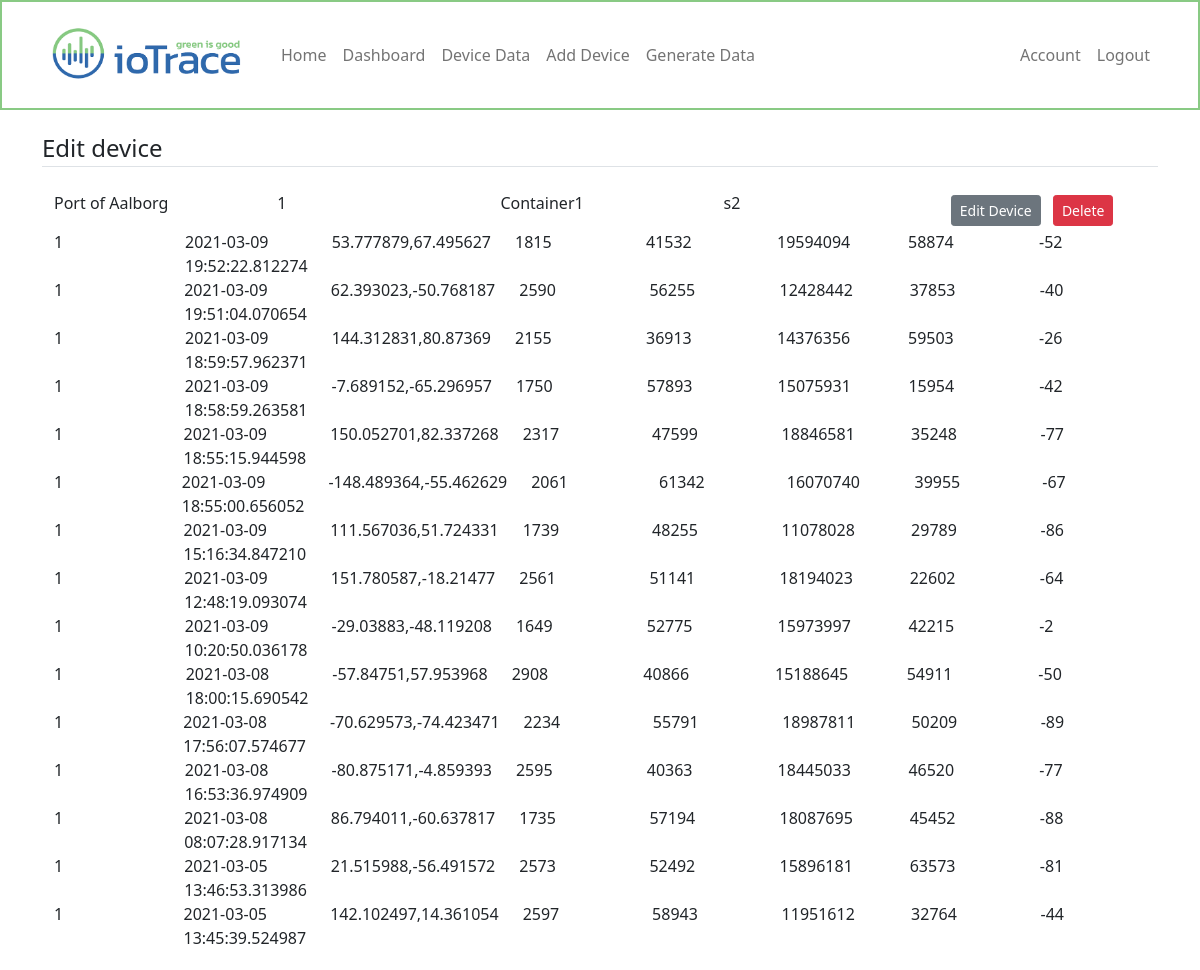
The page /dashboard/device/data/1 (signed in) on the database as committed earlier.
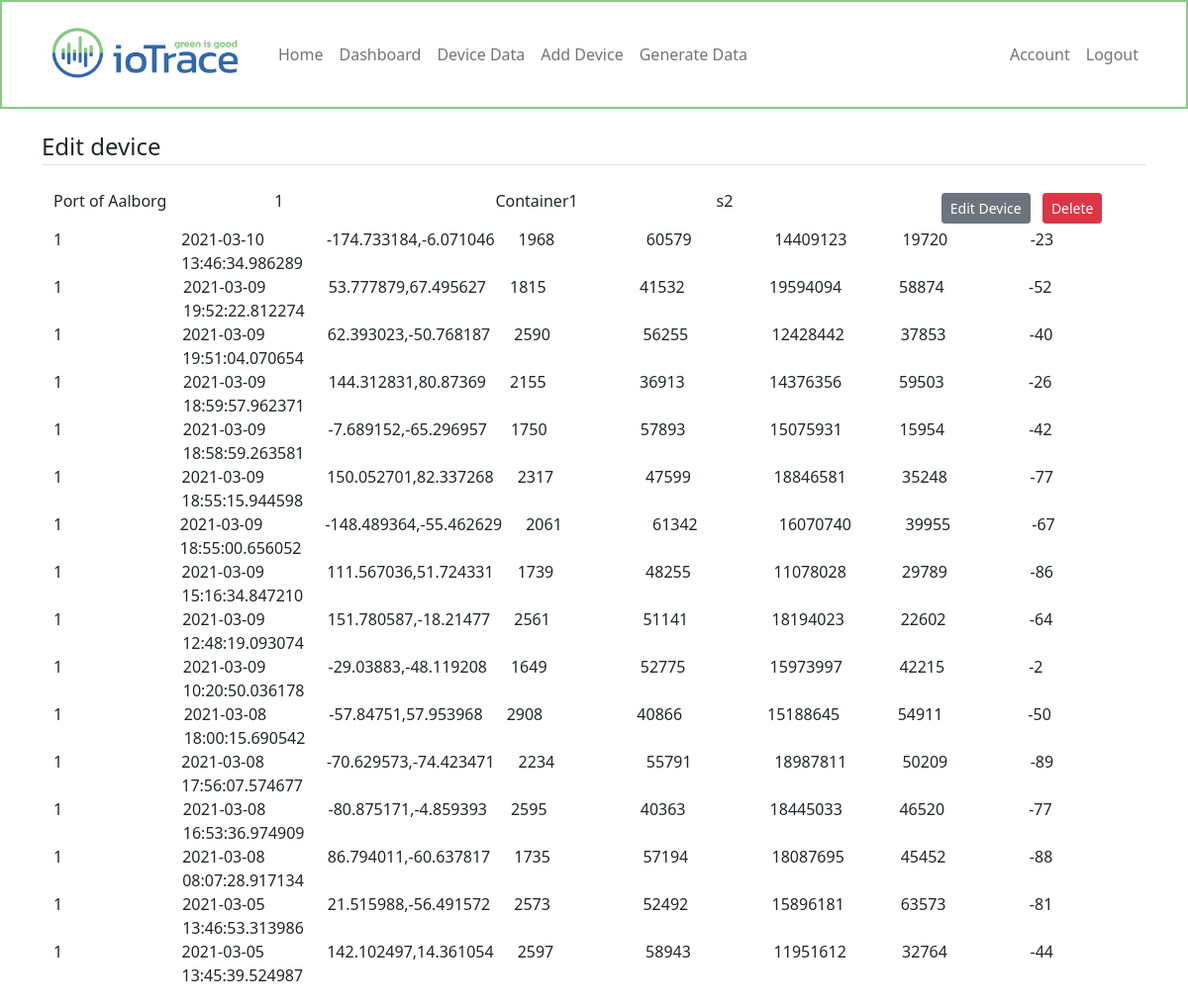
The same page on the database as committed later.
### iotrace/models.py (models this page shows, shortened)
class User(db.Model, UserMixin):
    id = db.Column(db.Integer, primary_key=True)
    username = db.Column(db.String(20), unique=True, nullable=False)
    email = db.Column(db.String(120), unique=True, nullable=False)
    image_file = db.Column(db.String(20), nullable=False, default='default.jpg')
    password = db.Column(db.String(60), nullable=False)
    devices = db.relationship('Device', backref='owner', lazy=True)

class Device(db.Model):
    id = db.Column(db.Integer, primary_key=True)
    devicename = db.Column(db.String(100), nullable=False)
    devicetype = db.Column(db.String(100), nullable=False)
    user_id = db.Column(db.Integer, db.ForeignKey('user.id'), nullable=False)
    datadumps = db.relationship('Dummydata', cascade='all, delete-orphan', backref='devicedata', lazy=True)

class Dummydata(db.Model):
    id = db.Column(db.Integer, primary_key=True)
    timestamp = db.Column(db.DateTime, nullable=False, default=datetime.utcnow)
    pos = db.Column(db.String(100), nullable=False)
    temp = db.Column(db.Integer, nullable=False)
    humid = db.Column(db.Integer, nullable=False)
    hpa = db.Column(db.Integer, nullable=False)
    volt = db.Column(db.Integer, nullable=False)
    lte_rssi = db.Column(db.Integer, nullable=False)
    device_id = db.Column(db.Integer, db.ForeignKey('device.id'), nullable=False)

### iotrace/devices/routes.py (the view)
@devices.route('/dashboard/device/data/<int:device_id>')
@login_required
def device(device_id):
    device = Device.query.get_or_404(device_id)
    if device.owner != current_user:
        abort(403)
    data = Dummydata.query.filter_by(device_id=device_id).order_by(Dummydata.timestamp.desc())
    return render_template('device.html', title=device.devicename, device=device, data=data)

### iotrace/models.py (called while the page is built)
@login_manager.user_loader
def load_user(user_id):
    return User.query.get(int(user_id))

### iotrace/templates/device.html (shortened to what this page needs)
{% extends "layout.html" %}
{% block content %}
<legend class="border-bottom mb-4">Edit device</legend>
<div class="container">
    <div class="row">
        <div class="col">
            {{device.owner.username}}
        </div>
        <div class="col">
            {{device.id}}
        </div>
        <div class="col">
            {{device.devicename}}
        </div>
        <div class="col">
            {{device.devicetype}}
        </div>
        <div class="col">
            <a class="btn btn-secondary btn-sm m-1" href="{{ url_for('devices.update_device', device_id=device.id) }}">Edit Device</a>
            <button type="button" class="btn btn-danger btn-sm m-1" data-bs-toggle="modal" data-bs-target="#deleteModal">Delete</button>
        </div>
    </div>
    {% for item in data %}
    <div class="row">
        <div class="col">
            {{item.devicedata.id}}
        </div>
        <div class="col">
            {{item.timestamp}}
        </div>
        <div class="col">
            {{item.pos}}
        </div>
        <div class="col">
            {{item.temp}}
        </div>
        <div class="col">
            {{item.humid}}
        </div>
        <div class="col">
            {{item.hpa}}
        </div>
        <div class="col">
            {{item.volt}}
        </div>
        <div class="col">
            {{item.lte_rssi}}
        </div>
    </div>
    {% endfor %}
</div>
{% endblock content %}

### iotrace/templates/layout.html (shortened to what this page needs)
<!doctype html>
<html lang="en">
    <head>
        <link href="{{url_for('static', filename='css/bootstrap.min.css')}}" rel="stylesheet">
        <link href="{{url_for('static', filename='css/navbar.css')}}" rel="stylesheet">
    </head>
    <body>
        <header>
            <nav class="navbar navbar-expand-sm navbar-light bg-white" aria-label="Third navbar example" style="border:2px solid #89ca84;">
                <div class="container">
                    <a class="navbar-brand" href="/">
                        <img src="{{ url_for('static', filename='images/ioTrace.png') }}" alt="" width="215" height="80">
                    </a>
                    <div class="navbar-collapse collapse" id="Navbar">
                        <ul class="navbar-nav me-auto">
                            <li class="nav-item">
                                <a class="nav-link" href="{{ url_for('main.home') }}">Home</a>
                            </li>
                            {% if current_user.is_authenticated %}
                            <li class="nav-item">
                                <a class="nav-link" href="{{ url_for('devices.dashboard') }}">Dashboard</a>
                            </li>
                            <li class="nav-item">
                                <a class="nav-link" href="{{ url_for('devices.device_data') }}">Device Data</a>
                            </li>
                            <li class="nav-item">
                                <a class="nav-link" href="{{ url_for('devices.add_device') }}">Add Device</a>
                            </li>
                            <li class="nav-item">
                                <a class="nav-link" href="{{ url_for('main.dummy') }}" tabindex="-1" aria-disabled="true">Generate Data</a>
                            </li>
                            {% endif %}
                        </ul>
                    </div>
                    <div class="navbar-collapse collapse" id="Navbar">
                        <ul class="navbar-nav ms-auto">
                            {% if current_user.is_authenticated %}
                            <li class="nav-item">
                                <a class="nav-link" href="{{ url_for('accounts.account') }}">Account</a>
                            </li>
                            <li class="nav-item">
                                <a class="nav-link" href="{{ url_for('accounts.logout') }}">Logout</a>
                            </li>
                            {% endif %}
                        </ul>
                    </div>
                </div>
            </nav>
        </header>
        <main role="main" class="container">
                    {% block content %}{% endblock %}
        </main>
    </body>
</html>

### iotrace/static/css/navbar.css (style rules this page uses)
body { padding-bottom: 20px; }
.navbar { margin-bottom: 20px; }

Rows that differ between the two databases and show on the page:
added Dummydata: devicedata.id "1", timestamp "2021-03-10 13:46:34.986289", pos "-174.733184,-6.071046", temp "1968", humid "60579", hpa "14409123", volt "19720", lte_rssi "-23"
